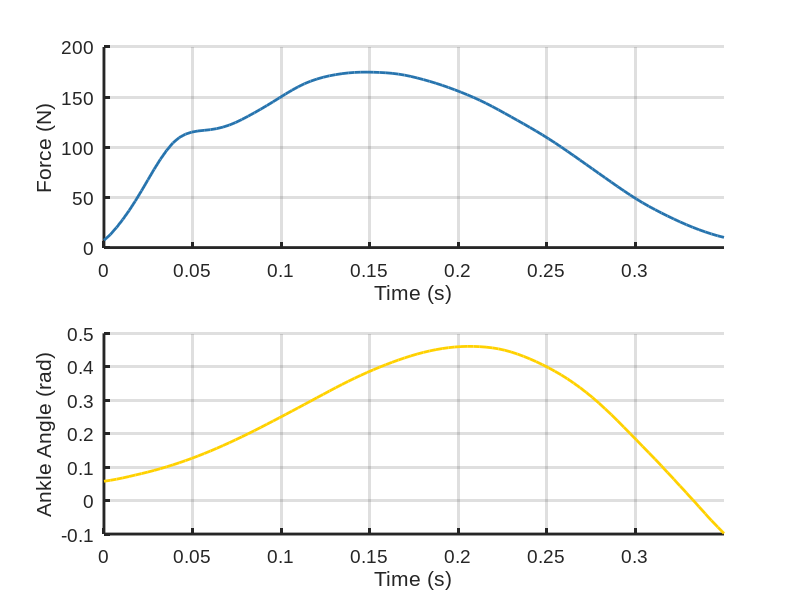

Recreate this plot in MATLAB. (Note: this script raises an error after producing the figure.)
fprintf('\n');
%% Problem 1b
% In this problem, we are going to use a built-in Matlab differential
% equation solver called ode45 to quickly find specific solutions to an
% initial value problem.

% Define some things to make our plots look nice
fs = 14; % Font size
fn = 'Arial'; %Font name
lw = 2; % Linewidth
primColor = [39 116 174]/255; %UCLA Blue
secColor = [255 209 0]/255; %UCLA Gold
terColor = [223 82 82]/255; 

% First, we load in any time-dependant values (our ancillary functions).
GRF = load('GRFdata.mat');
GRFvals = GRF.GRFvals;
GRFtime = GRF.GRFtime;
bioAnkAngle = deg2rad(GRF.ankAngle);
ankAngleTime = GRF.GRFtime; % GRF and ankle angle use the same time vector

figure(1); 
subplot(2,1,1); plot(GRFtime, GRFvals, 'linewidth', lw,'color',primColor);
ylabel('Force (N)')
xlabel('Time (s)')
xlim([0 0.35])
grid on
set(gca, 'FontSize', fs, 'FontName', fn, 'linewidth', lw, 'box', 'off') % apply our beautiful formatting

subplot(2,1,2); plot(ankAngleTime, bioAnkAngle, 'linewidth', lw,'color',secColor);
ylabel('Ankle Angle (rad)')
xlabel('Time (s)')
xlim([0 0.35])
grid on
set(gca, 'FontSize', fs, 'FontName', fn, 'linewidth', lw, 'box', 'off') % apply our beautiful formatting
%% Still part 1b
% Next, we define our constants. We are going to do this outside of
% passiveProsODEfun and pass them in, so we can easily modify the values.
b = 1; %**Fill in the damping value here**
k = 100; %**Fill in the spring constant here**
theta_sp = 0; %**Fill in the spring setpoint here**
L = 0.2; %**Fill in foot length here**

% Now, define initial conditions
theta_0 = bioAnkAngle(1); %start at the same initial value as the bio ankle

% Tell the solver how long to run
tSolver = [GRFtime(1), GRFtime(end)]; % we want this to run for the full stance phase.

% This is where we solve the differential equation. Take a look at Matlab's
% ODE45 documentation for a look at how this all works: 
% https://www.mathworks.com/help/matlab/ref/ode45.html
% **You'll need to open up the passiveProsODEfun and add some code there to
% make this work!**
[t, theta] = ode45(@(t,theta) passiveProsODEfun(t,theta,b,k,theta_sp,L,GRFvals,GRFtime),...
                        tSolver, theta_0);

% Plot your results
figure(2)
plot(GRFtime, bioAnkAngle, 'linewidth',lw, 'color', secColor)
hold on
%**Write code here to add your results to the plot, in UCLA blue!**
plot(t, theta, 'linewidth',lw, 'color', primColor)
hold off
xlabel('Time (s)')
ylabel('Angle (rad)')
xlim([0 0.35])
legend({'bio','pros'}, 'box','off')
set(gca, 'FontSize', fs, 'FontName', fn, 'linewidth', lw, 'box', 'off') % apply our beautiful formatting

%% Problem 1c
% How far off are we? We can quantify this with a value called root mean
% square error (RMSE).

% We'll want to interpolate our results to the proper time vector, so we
% can compare directly with the biological ankle angle trajectory.
thetaAdj = interp1(t, theta, GRFtime,'pchip','extrap');

% Now, we find the RMSE
err = bioAnkAngle-thetaAdj;
RMSEankAng = sqrt(mean(err.^2));
fprintf('The RMSE value for part 1c is: %.4f\n',RMSEankAng);

%% Problem 1d
% Now we're going to do a brute-force search of the spring's parameter 
% space, to see if we can improve on our results.

% First, we define the space over which we will search.
kVals = linspace(10,100,20);
theta_spVals = linspace(-0.6,0.1,25); %**Fill this in with code to generate the search range,
                   % as described in the problem text.**
   
% Here, we iterate through all the combinations and calculate RMSE
RMSEs = zeros(length(kVals),length(theta_spVals)); % generate empty storage matrix
for kVal = 1:length(kVals)
    for theta_spVal = 1:length(theta_spVals)
        k_cur = kVals(kVal); % we grab the current values of k and theta_sp
        theta_sp_cur = theta_spVals(theta_spVal);
        
        % Plug those values in for k and theta_sp, and run the solver.
        [t_cur, theta_cur] = ode45(@(t,theta) passiveProsODEfun(t,theta,b,k_cur,...
            theta_sp_cur,L,GRFvals,GRFtime),tSolver,theta_0); 
        
        % Calculate the RMSE associated with these parameters
        %**Write some code to calculate RMSE, just like in part 1c.**
        thetaAdj_cur = interp1(t_cur, theta_cur, GRFtime,'pchip','extrap');
        err1 = bioAnkAngle-thetaAdj_cur;
        RMSEankAng1 = sqrt(mean(err1.^2));
        RMSE_cur = RMSEankAng1; %**Fill this in to set this variable equal to the
                       % RMSE value associated with the current parameters**
        
        % Store the RMSE values
        RMSEs(kVal,theta_spVal) = RMSE_cur;
    end
end

% add the results to a surface
figure(3)
[X,Y] = meshgrid(theta_spVals,kVals);
surf(X,Y,RMSEs);

% Make it pretty
view(3); % look at the surface from the side
colormap hot % change the colors
set(gca, 'FontSize', fs, 'FontName', fn, 'linewidth', lw, 'box', 'off') % apply our beautiful formatting
xlabel('Set Point (rad)')
ylabel('Stiffness (nm/rad)')
zlabel('RMSE (rad)')

% Find the minimum value
minRMSE = min(min(RMSEs));
fprintf('The minimum RMSE value for part 1dis: %.4f\n',minRMSE);

%**Write code here to identify the values of k and theta_sp that produce the
%minimum RMSE. Hint: check out the "min" function.**
%[SOME CODE HERE]
[x,y] = find(RMSEs==minRMSE);
minThetaSP = theta_spVals(y);
minKval = kVals(x);
fprintf('The theta_sp value that produced the minimum RMSE value is: %.4f\n',minThetaSP);
fprintf('The k value that produced the minimum RMSE value is: %.4f\n',minKval);


% Plot the optimized results
%**Write code here to re-solve the differential equation using your
%optimized values for k and theta_sp. Then, plot the results against the
%biological ankle angle, as we did at the end of part 1b.**
[t1, theta1] = ode45(@(t,theta) passiveProsODEfun(t,theta,b,minKval,minThetaSP,L,GRFvals,GRFtime),...
                        tSolver, theta_0);
figure(4)
plot(GRFtime, bioAnkAngle, 'linewidth',lw, 'color', secColor)
hold on
%**Write code here to add your results to the plot, in UCLA blue!**
plot(t1, theta1, 'linewidth',lw, 'color', primColor)
hold off
xlabel('Time (s)')
ylabel('Angle (rad)')
xlim([0 0.35])
legend({'bio','pros'}, 'box','off')
set(gca, 'FontSize', fs, 'FontName', fn, 'linewidth', lw, 'box', 'off')
